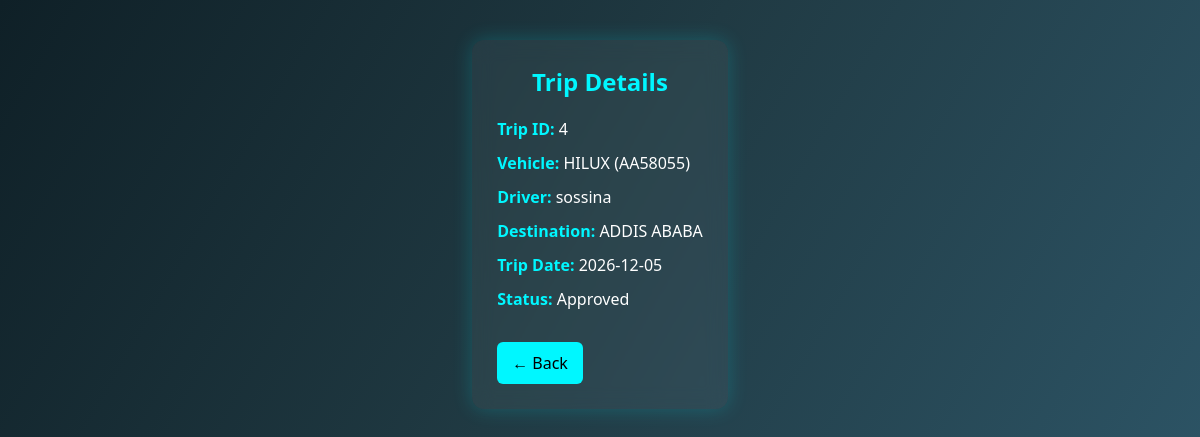
/dashboard/Manager/view_trip.php?id=4 (signed in), run on the app's committed database.
### tables this page shows
CREATE TABLE `trips` (
  `id` int(11) NOT NULL,
  `vehicle_id` int(11) DEFAULT NULL,
  `driver` varchar(100) DEFAULT NULL,
  `destination` varchar(200) DEFAULT NULL,
  `trip_date` date DEFAULT NULL,
  `status` varchar(50) DEFAULT NULL,
  `created_at` timestamp NOT NULL DEFAULT current_timestamp(),
  `staff` varchar(100) DEFAULT NULL
);

CREATE TABLE `vehicles` (
  `id` int(11) NOT NULL,
  `vehicle_name` varchar(100) DEFAULT NULL,
  `plate_number` varchar(50) DEFAULT NULL,
  `driver` varchar(100) DEFAULT NULL,
  `status` varchar(50) DEFAULT NULL,
  `service` text DEFAULT '',
  `service_date` date DEFAULT NULL,
  `location` varchar(255) DEFAULT '',
  `lat` double DEFAULT 9.03,
  `lng` double DEFAULT 38.74
);

### dashboard/Manager/view_trip.php (the view, shortened to what this page needs)
<?php
require_once __DIR__ . '/../../config/db.php';
$id = (int) $_GET['id'];
$query = mysqli_query($conn, "
    SELECT trips.*, vehicles.vehicle_name, vehicles.plate_number
    FROM trips
    LEFT JOIN vehicles ON trips.vehicle_id = vehicles.id
    WHERE trips.id = $id
");
$trip = mysqli_fetch_assoc($query);
?>
<!DOCTYPE html>
<html>
<head>
    <link rel="stylesheet" href="../assets/css/dashboard.css">
</head>
<body>
<div class="card">
    <h2>Trip Details</h2>
    <div class="row"><span class="label">Trip ID:</span> <?php echo $trip['id']; ?></div>
    <div class="row"><span class="label">Vehicle:</span>
        <?php echo $trip['vehicle_name']; ?> (<?php echo $trip['plate_number']; ?>)
    </div>
    <div class="row"><span class="label">Driver:</span> <?php echo $trip['driver']; ?></div>
    <div class="row"><span class="label">Destination:</span> <?php echo $trip['destination']; ?></div>
    <div class="row"><span class="label">Trip Date:</span> <?php echo $trip['trip_date']; ?></div>
    <div class="row"><span class="label">Status:</span> <?php echo $trip['status']; ?></div>
    <a href="trips.php" class="back">← Back</a>
</div>
</body>
</html>

### assets/css/dashboard.css (style rules this page uses)
* { margin:0; padding:0; box-sizing:border-box; font-family:'Segoe UI',sans-serif; }
body { background:#32065a; color:rgb(3, 1, 1); display:flex; }
.card { background:#020617; padding:25px; border-radius:10px; box-shadow:0 10px 30px rgba(0,0,0,.4); transition:.3s; }

### dashboard/Manager/view_trip.php (style rules this page uses)
body { background: linear-gradient(120deg, #0f2027, #203a43, #2c5364); color: white; font-family: 'Segoe UI'; padding: 40px; }
.card { max-width: 600px; margin: auto; background: rgba(255,255,255,0.05); padding: 25px; border-radius: 12px; backdrop-filter: blur(10px); box-shadow: 0 0 20px rgba(0,247,255,0.2); }
h2 { color: #00f7ff; text-align: center; margin-bottom: 20px; }
.row { margin-bottom: 12px; }
.label { color: #00f7ff; font-weight: bold; }
a.back { display: inline-block; margin-top: 20px; padding: 10px 15px; background: #00f7ff; color: black; text-decoration: none; border-radius: 6px; }

### data on the page
trips: id "4", vehicle.vehicle_name "HILUX", vehicle.plate_number "AA58055", driver "sossina", destination "ADDIS ABABA", trip_date "2026-12-05", status "Approved"
